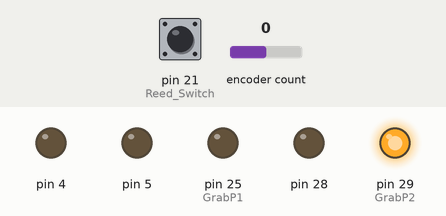
A sketch run on a simulated Arduino Mega 2560, built with avr-gcc and run on an emulated ATmega2560. Shown: output pins drawn as LEDs (lit = HIGH). Inputs (shaded band) come from the test bench; at power-on: pin 21 (Reed_Switch) HIGH, encoder count 0. Pins used as bus, display or sensor lines are not drawn.

Above: at 1.2 s.
1.3 s: pin 21 (Reed_Switch) pulled LOW for 1 s
At 2.8 s:
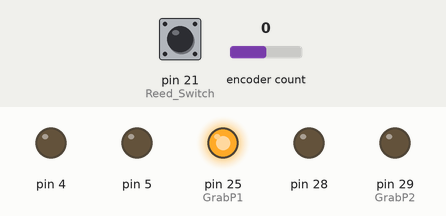
5.3 s: pin 21 (Reed_Switch) pulled LOW for 0.15 s
At 8.35 s:
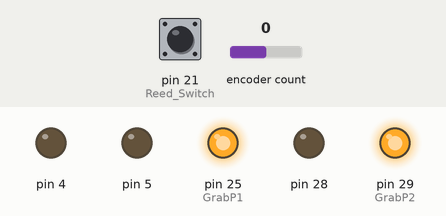
8.4 s: pin 21 (Reed_Switch) pulled LOW for 3.2 s
At 9.8 s:
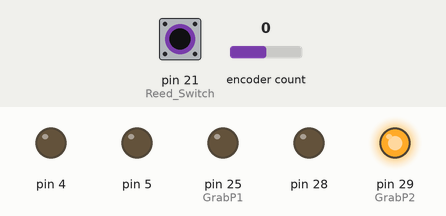
Timing chart, 0 to 15.9 s (numbered marks = the images above; inputs shaded):
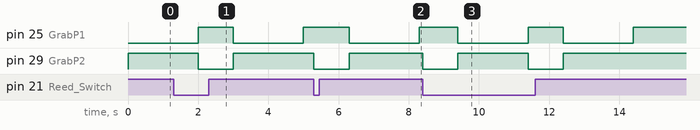

The sketch:

throwing_mechanism.ino
```cpp
#include "Motor.h"
#include "Func.h"
#include <Encoder.h>

Motor ThrowMotor(Throw_pwm, Throw_in1, Throw_in2);
Encoder ThrowEnc(3, 2);

bool initialPosition = false;
int reedCount = 0;
void setup() {
  Serial.begin(9600);
  digitalWrite(23, HIGH);
  digitalWrite(25, HIGH);
  digitalWrite(27, HIGH);
  digitalWrite(29, HIGH);
  pinMode(18, INPUT_PULLUP);
  pinMode(23, OUTPUT);
  pinMode(25, OUTPUT);
  pinMode(27, OUTPUT);
  pinMode(29, OUTPUT);
  pClose(25, 29); //RELAY PINOUTS
  pinMode(21, INPUT_PULLUP);
  //  attachInterrupt(digitalPinToInterrupt(21),pneumatic,CHANGE);
}

void loop() {

  //WORKING'
  pClose(25, 29);
  delay(2000);
  while(reedCount < 3) {
    if(digitalRead(21) == 0) {
      reedCount++;
    } else {
      pHold(25,29);
    }
  }
  pOpen(25,29);
  delay(1000);
  reedCount = 0 ;

}
```

Func.h
```cpp
#define limitClk digitalRead(18)
#define limitAclk digitalRead(20)

#define reedSwitch digitalRead(21)

#define Throw_pwm 4
#define Throw_in1 5
#define Throw_in2 28

#define GrabP1 25
#define GrabP2 29

#define ThrowP1 23
#define ThrowP2 27

#define readEncoder ThrowEnc.read()

void pinModes() {
  pinMode(GrabP1, OUTPUT);
  pinMode(GrabP2, OUTPUT);
  pinMode(ThrowP1, OUTPUT);
  pinMode(ThrowP2, OUTPUT);
  pinMode(21, INPUT_PULLUP); //Reed Switch
  pinMode(18, INPUT_PULLUP); //LimitClock
  pinMode(20, INPUT_PULLUP); //LimitAntiClock
}

void relaysOff() {
  //Grabber Pneumatic
  digitalWrite(GrabP1, HIGH);
  digitalWrite(GrabP2, HIGH);

  //Throwing Pneumatic
  digitalWrite(ThrowP1, HIGH);
  digitalWrite(ThrowP2, HIGH);
}


void pClose(int pin1, int pin2) {
  digitalWrite(pin1, LOW);
  digitalWrite(pin2, HIGH);
}
void pFree(int pin1, int pin2) {
  digitalWrite(pin1, LOW);
  digitalWrite(pin2, LOW);
}

void pOpen(int pin1, int pin2) {
  digitalWrite(pin1, HIGH);
  digitalWrite(pin2, LOW);
}

void pHold(int pin1, int pin2) {
  digitalWrite(pin1, HIGH);
  digitalWrite(pin2, HIGH);
}
```

Motor.h
```cpp
class Motor{
  private:
    uint8_t input_1, pwm_pin, input_2;
  public:
    Motor( int pwm_pin,int input_1, int input_2 = 100) {
      this->input_1 = input_1;
      this->input_2 = input_2;
      this->pwm_pin = pwm_pin;
      pinMode(input_1, OUTPUT);
      pinMode(input_2, OUTPUT);
      pinMode(pwm_pin, OUTPUT);
    }
    void clk(uint8_t pwm) {
      digitalWrite(input_1, HIGH);
      digitalWrite(input_2, LOW);
      analogWrite(pwm_pin, pwm);
    }
    void aclk(uint8_t pwm) {
      digitalWrite(input_1, LOW);
      digitalWrite(input_2, HIGH);
      analogWrite(pwm_pin, pwm);
    }
    void brakeHercules() {
      digitalWrite(input_1, HIGH);
      digitalWrite(input_2, HIGH);
      analogWrite(pwm_pin, 0);
    }
    void brakeCytron() {
      digitalWrite(input_1, LOW);
      analogWrite(pwm_pin, 0);
    }
};
```

Measured:
- after the input at 1.3 s, pin 29 (GrabP2): HIGH → LOW after 0.70 s, → HIGH 1.0 s later
- after the input at 5.3 s, pin 25 (GrabP1): HIGH → LOW after 1.0 s, → HIGH 2.0 s later; pin 29 (GrabP2): HIGH → LOW at once, → HIGH 1.0 s later
- after the input at 8.4 s, pin 25 (GrabP1): alternates HIGH for 1.0 s and LOW for 2.0 s, 4 changes in all, then stays HIGH, starting after 1.0 s; pin 29 (GrabP2): alternates HIGH for 2.0 s and LOW for 1.0 s, 4 changes in all, then stays HIGH, starting at once
